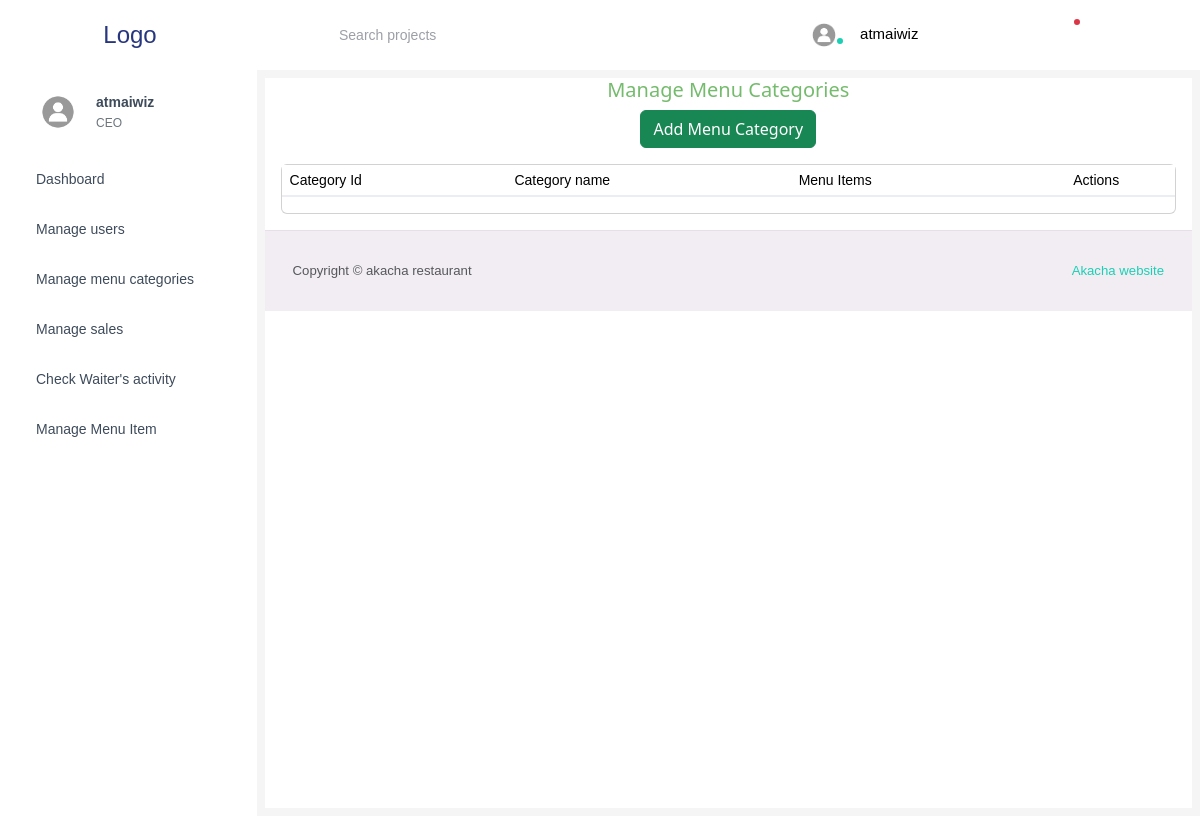
Page /manage_menu_category (signed in) on the earlier database version.
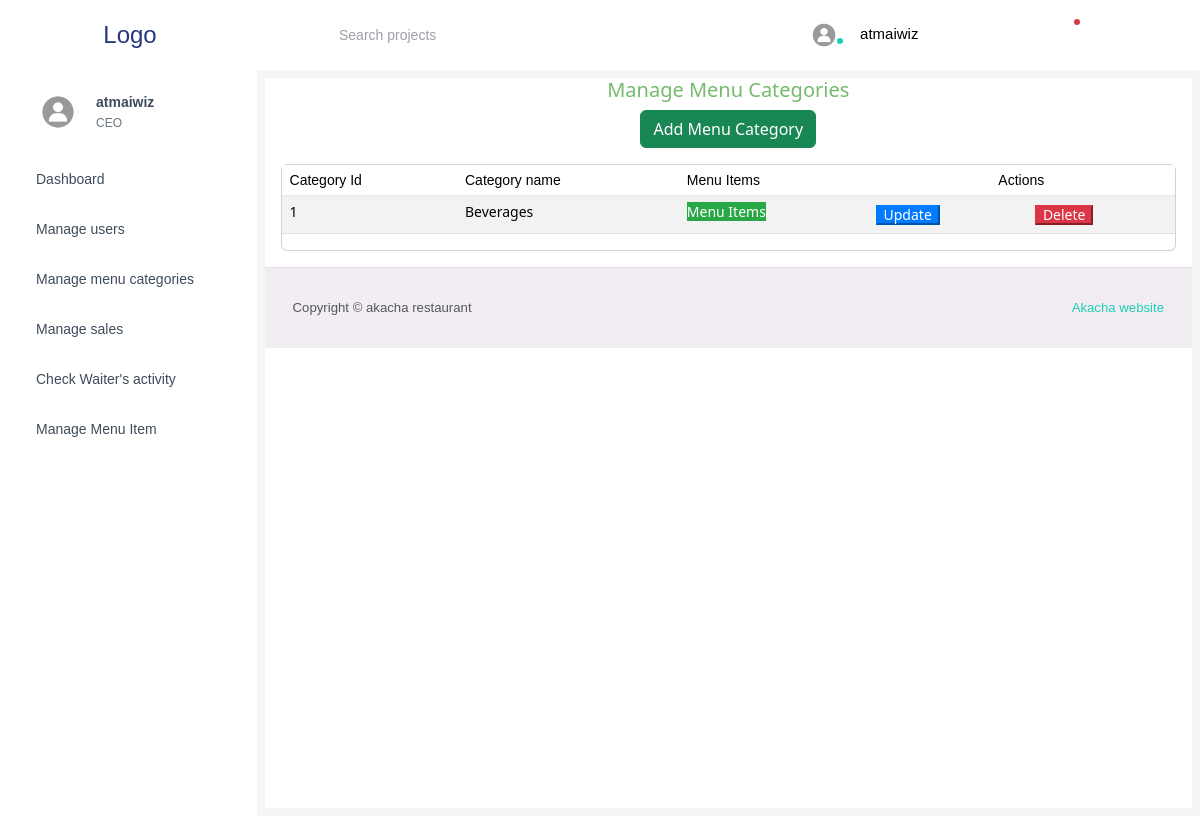
Same page on the later database version.
### hotelmanagement/models.py (models this page shows)
class MenuCategory(models.Model):
    objects = models.Manager()
    id = models.AutoField(primary_key=True)
    name = models.CharField(max_length=255)

### hotelmanagement/views.py (the view)
# urls.py: path("manage_menu_category", views.manage_menu_category, name="manage_menu_category"),
def manage_menu_category(request):
    menus = MenuCategory.objects.all()
    return render(request, f"{user_validator(request)}/manage_menu.html", {"menus": menus})

### hotelmanagement/models.py (called while the page is built)
    def __str__(self):
        return self.user_type

### hotelmanagement/processor.py (called while the page is built)
def user_type_list(request):
    user_type = User_type.objects.all()
    return {'user_types': user_type}

def message_analyser(request):
    try:
        if request.user.user_type.user_type == "Storekeeper":
            print(request.user.user_type)
            sys_messages = Messages.objects.filter(receiver_category=2, opened=False)
            return {"system_message": sys_messages}
        else:
            user = request.user
            messages = Messages.objects.filter(receiver_category=user.user_type, order__send=False)
            return {'messagess': messages}
    except:
        user_type = User_type.objects.all()
        return {'user_types': user_type}

### hotelmanagement/utils.py (called while the page is built)
def user_validator(request):
    if request.user.is_authenticated:
        user_type = request.user.user_type
        return user_type
    else:
        return redirect('login')

### templates/CEO/manage_menu.html (shortened to what this page needs)
{% extends "CEO/base.html" %}
{% block content%}
<h5>Manage Menu Categories</h5>
<h4><a href="#" class="add-button btn btn-success" data-toggle="modal" data-target="#add">Add Menu Category</a></h4>
<div class="card" style="margin: 1rem;">
  <div class="table-responsive">
    <table class="table table-striped">
        <thead>
          <tr>
            <th> Category Id</th>
            <th> Category name </th>
            <th> Menu Items</th>
            <th colspan="2" style="text-align: center;">Actions</th>
          </tr>
        </thead>
        <tbody>
            {%for menu in menus%}
          <tr>
            <td>{{menu.id}}</td>
            <td>{{menu.name}}</td>
            <td><a class="btn-success" href="{% url 'filter_menu_item' menu.id%}">Menu Items</a></td>
            <td><button class="update-button btn-primary" data-toggle="modal" data-target="#updateModal{{ menu.id }}">Update</button></td>
            <td><button class="delete-button btn-danger" data-toggle="modal" data-target="#deleteModal{{ menu.id }}">Delete</button></td>
          </tr>
          {%endfor%}
        </tbody>
      </table>
    </div>
  </div>
{% endblock %}

Differences in the rows shown:
added MenuCategory: id "1", name "Beverages"
